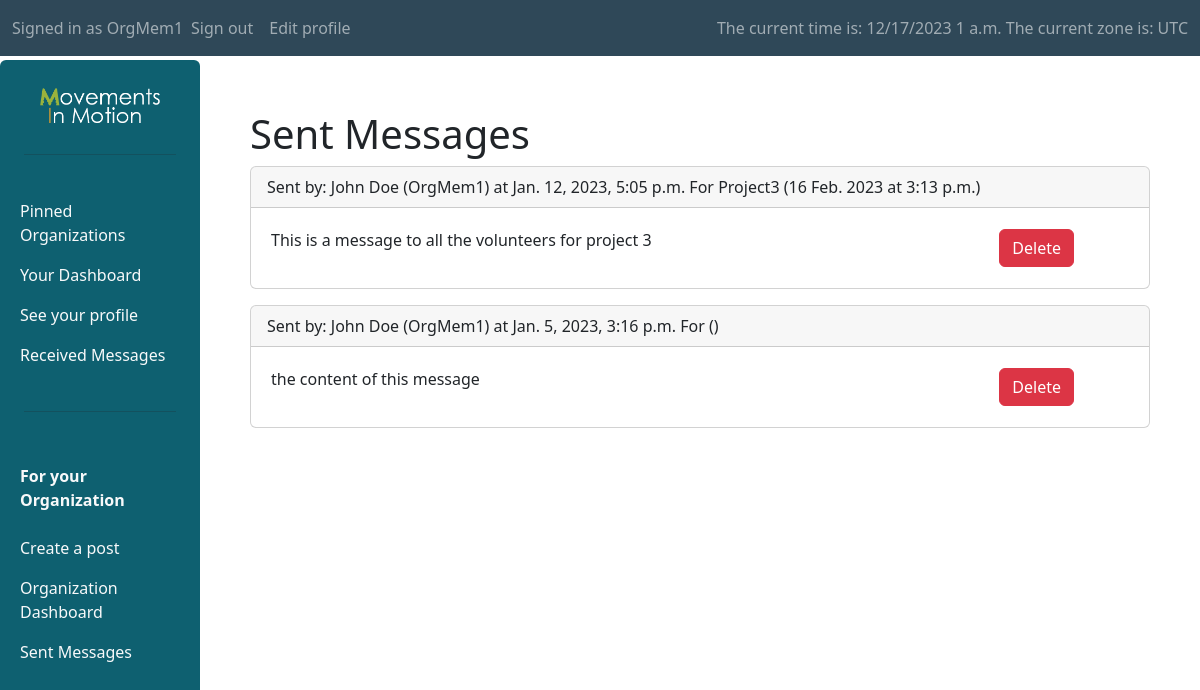
The page /Forum/sent_messages (signed in) on the database as committed earlier.
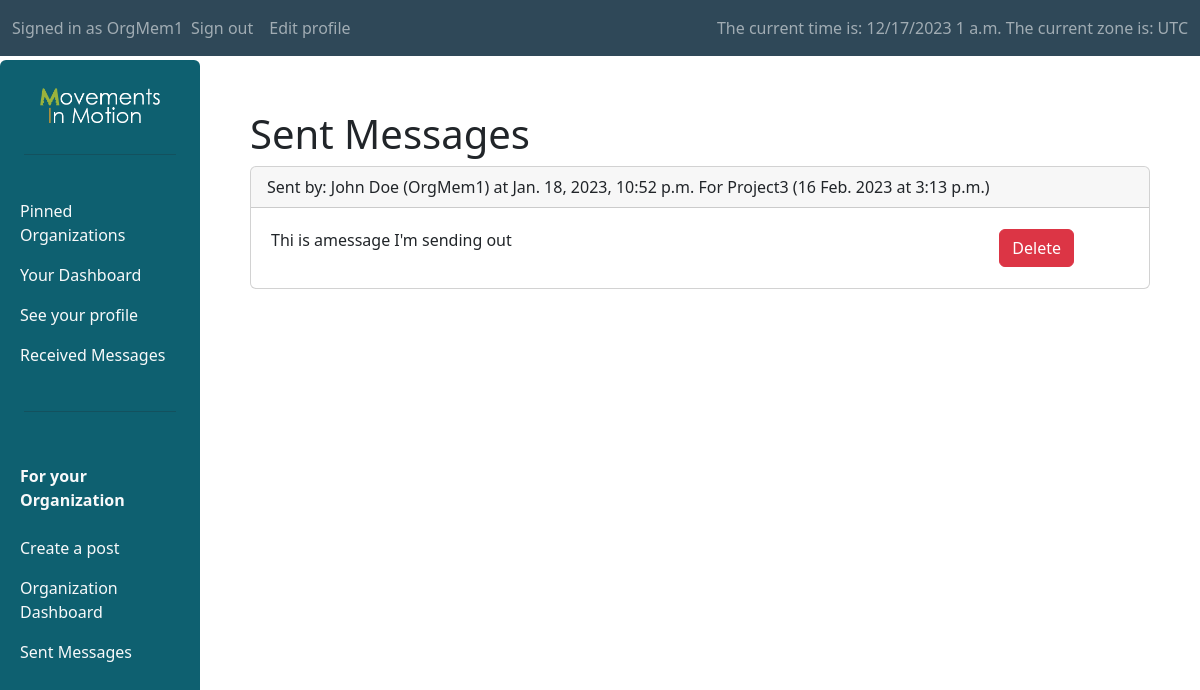
The same page on the database as committed later.
### Forum/models.py (models this page shows, shortened)
class Message(models.Model):
    content = models.TextField(null=False, blank=False)
    sender = models.ForeignKey(Profile, on_delete=models.SET_NULL, null=True, related_name="sent_messages")
    event = models.ForeignKey(Event, on_delete=models.CASCADE, null=True, blank=True, related_name="messages")
    sending_org = models.ForeignKey(Organization, on_delete=models.SET_NULL, null=True, related_name="sent_messages")
    recipient = models.ManyToManyField(Profile, related_name='received_messages')
    timestamp = models.DateTimeField(auto_now_add=True, blank=True, null=True)

class Event(models.Model):
    date = models.DateField(default=timezone.now, null=True, blank=True, validators=[MinValueValidator(timezone.now().date(), "valid values are not in the past")])
    time = models.TimeField(default=timezone.now, null=True, blank=True)
    open = models.BooleanField(default=True, null=False, blank=False)
    post = models.ForeignKey(Post, on_delete=models.CASCADE, related_name='project_times')
    @property
    def datetime(self):
        this_datetime = datetime.combine(self.date, self.time, timezone.utc)
        local_time = this_datetime.astimezone(timezone.get_current_timezone())
        date_str = format_date(local_time.date(), "j N Y")
        time_str = format_time(local_time.time(), 'g:i a')
        return f"{date_str} at {time_str}"

class Post(models.Model):
    title = models.CharField(max_length=150)
    body = models.TextField(null=False, blank=False)
    timestamp = models.DateTimeField(auto_now_add=True, blank=True, null=True)
    is_project = models.BooleanField(default=False, null=False, blank=False, verbose_name="Make this a project")
    author = models.ForeignKey(Profile, on_delete=models.SET_NULL, null=True, related_name='written_posts')
    organization = models.ForeignKey(Organization, on_delete=models.CASCADE, null=True, related_name='our_posts')

### Forum/views.py (the view)
# urls.py: path("sent_messages", permission_required("Forum.can_post")(views.SentMessagesView.as_view()), name = "sent_messages"),
class SentMessagesView(ListView):
    model = Message
    template_name = "Forum/message_pages/sent_messages.html"
    def get_queryset(self, *args, **kwargs):
        queryset = super(SentMessagesView, self).get_queryset(*args, **kwargs)
        current_profile = Profile.objects.get(pk=self.request.user.pk)
        return queryset.filter(sending_org=current_profile.membership).order_by("-timestamp")

### Forum/templates/Forum/message_pages/sent_messages.html (shortened to what this page needs)
{% extends "Forum/layouts/sidebar_layout.html" %}
{% load static %}
{% block body %}
    <h1>Sent Messages</h1>
    {% for message in message_list %}
        <div class="card mb-3">
            <div class="card-header">
                Sent by: {{ message.sender.get_full_name }} ({{ message.sender.username }}) at {{ message.timestamp }}
                For {{ message.event.post.title }} ({{ message.event.datetime }})
            </div>
            <div class="row g-0 align-items-center">
                <div class="col" style="padding:20px">
                    <p> {{ message.content }} </p>
                </div>
                <div class="col-md-2">
                    <a class="btn btn-danger" href="{% url 'delete_message' pk=message.pk %}"> Delete </a>
                </div>
            </div>
        </div>
    {% empty %}
        <div class="mx-auto" style="width: 50%;" align="center">
            <img src="{% static 'Forum/media/util/empty.png' %}" class="img-fluid" alt="Home">
            <hr>
            <h2>Your organization hasn't sent any messages yet.</h2>
        </div>
    {% endfor %}
{% endblock %}

Rows that differ between the two databases and show on the page:
removed Message: sender.get_full_name "John Doe", sender.username "OrgMem1", timestamp "Jan. 12, 2023, 5:05 p.m.", event.post "Project3", event.datetime "16 Feb. 2023 at 3:13 p.m.", content "This is a message to all the volunteers for project 3"
removed Message: sender.get_full_name "John Doe", sender.username "OrgMem1", timestamp "Jan. 5, 2023, 3:16 p.m.", content "the content of this message"
added Message: sender.get_full_name "John Doe", sender.username "OrgMem1", timestamp "Jan. 18, 2023, 10:52 p.m.", event.post "Project3", event.datetime "16 Feb. 2023 at 3:13 p.m.", content "Thi is amessage I'm sending out"
